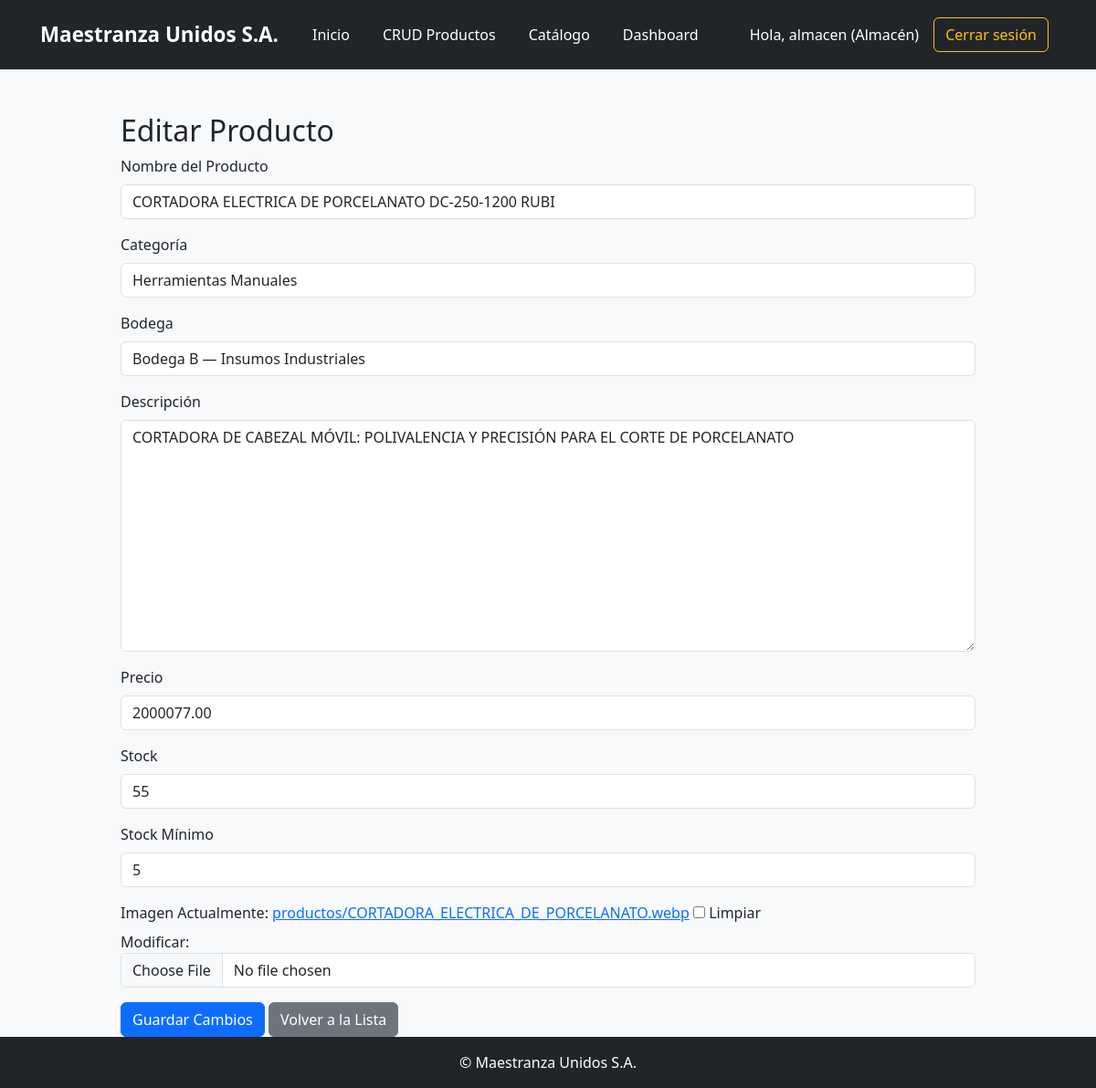
The page /productos/editar/22/ (signed in) on the database its author committed.
### inventario/models.py (models this page shows, shortened)
class Producto(models.Model):
    nombre = models.CharField(max_length=100)
    categoria = models.ForeignKey(
        CategoriaProducto,
        on_delete=models.SET_NULL,
        null=True,
        blank=True,
        related_name='productos'
    )
    descripcion = models.TextField(blank=True)
    precio = models.DecimalField(max_digits=10, decimal_places=2)
    imagen = models.ImageField(upload_to='productos/', null=True, blank=True)
    fecha_vencimiento = models.DateField(null=True, blank=True)
    stock = models.PositiveIntegerField(default=0)
    stock_minimo = models.PositiveIntegerField(default=1)
    serial_number = models.CharField(
        max_length=20,
        unique=True,
        editable=False,
        blank=True,
        help_text="Número de serie generado automáticamente"
    )
    bodega = models.ForeignKey(
        Bodega,
        on_delete=models.CASCADE,
        related_name='productos',
        null=True,
        blank=True
    )

### inventario/views.py (the view)
# urls.py: path('productos/editar/<int:producto_id>/', views.editar_producto, name='editar_producto'),
@login_required
@groups_required('Gestor de Inventario', 'Almacén')
def editar_producto(request, producto_id):
    producto = get_object_or_404(Producto, pk=producto_id)
    precio_anterior = producto.precio
    if request.method == 'POST':
        form = ProductoForm(request.POST, request.FILES, instance=producto)
        if form.is_valid():
            producto_actualizado = form.save()
            if producto_actualizado.precio != precio_anterior:
                rol = request.user.groups.first().name if request.user.groups.exists() else "Sin rol"
                HistorialPrecio.objects.create(
                    producto=producto_actualizado,
                    precio=producto_actualizado.precio,
                    usuario=request.user,
                    rol=rol
                )
            messages.success(request, "Producto modificado exitosamente.")
            return redirect('producto_crud')
    else:
        form = ProductoForm(instance=producto)
    return render(request, 'inventario/registro_producto.html', {
        'form': form,
        'editar': True,
        'producto': producto
    })

### inventario/forms.py (shortened to what this page needs)
class ProductoForm(forms.ModelForm):
    class Meta:
        model = Producto
        fields = '__all__'
        widgets = {
            'fecha_vencimiento': forms.DateInput(attrs={'type': 'date'}),
            'stock': forms.NumberInput(attrs={'min': 0}),
            'stock_minimo': forms.NumberInput(attrs={
                'min': 0,
                'readonly': 'readonly',
                'placeholder': '5'
            }),
            'categoria': forms.Select(),
            'bodega': forms.Select(),
        }
    def __init__(self, *args, **kwargs):
        super().__init__(*args, **kwargs)
        self.fields['stock_minimo'].initial = 5
        self.fields['stock_minimo'].disabled = True
        self.fields['categoria'].empty_label = "Seleccione una categoría"
        self.fields['bodega'].empty_label = "Seleccione una bodega"
        for name, field in self.fields.items():
            field.widget.attrs.setdefault('class', 'form-control')

### inventario/models.py (called while the page is built)
    def __str__(self):
        return self.nombre

    def __str__(self):
        return self.nombre

### inventario/views.py (called while the page is built)
def groups_required(*group_names):
    def check_groups(user):
        return user.is_authenticated and (
            user.groups.filter(name__in=group_names).exists() or user.groups.filter(name='Administrador').exists()
        )
    return user_passes_test(check_groups)

### inventario/templates/inventario/registro_producto.html (shortened to what this page needs)
{% extends 'inventario/base.html' %}
{% load static %}
{% block content %}
<div class="container mt-5">
  <h2>{% if editar %}Editar Producto{% else %}Registrar Producto{% endif %}</h2>
  <form method="post" enctype="multipart/form-data">
    <div class="mb-3">
      <label for="{{ form.nombre.id_for_label }}" class="form-label">Nombre del Producto</label>
      {{ form.nombre }}
    </div>
    <div class="mb-3">
      <label for="{{ form.categoria.id_for_label }}" class="form-label">Categoría</label>
      {{ form.categoria }}
    </div>
    <div class="mb-3">
      <label for="{{ form.bodega.id_for_label }}" class="form-label">Bodega</label>
      {{ form.bodega }}
    </div>
    <div class="mb-3">
      <label for="{{ form.descripcion.id_for_label }}" class="form-label">Descripción</label>
      {{ form.descripcion }}
    </div>
    <div class="mb-3">
      <label for="{{ form.precio.id_for_label }}" class="form-label">Precio</label>
      {{ form.precio }}
    </div>
    <div class="mb-3">
      <label for="{{ form.stock.id_for_label }}" class="form-label">Stock</label>
      {{ form.stock }}
    </div>
    <div class="mb-3">
      <label for="id_stock_minimo" class="form-label">Stock Mínimo</label>
      <input type="number" id="id_stock_minimo" name="stock_minimo" value="5" readonly class="form-control"
        placeholder="5">
    </div>
    <div class="mb-3">
      <label for="{{ form.imagen.id_for_label }}" class="form-label">Imagen</label>
      {{ form.imagen }}
    </div>
    <button type="submit" class="btn btn-primary">
      {% if editar %}Guardar Cambios{% else %}Guardar Producto{% endif %}
    </button>
    <a href="{% url 'producto_crud' %}" class="btn btn-secondary">
      {% if editar %}Volver a la Lista{% else %}Ver Productos{% endif %}
    </a>
  </form>
</div>
{% endblock %}

### inventario/templates/inventario/base.html (shortened to what this page needs)
{% load static %}
<!DOCTYPE html>
<html lang="es">
<head>
  <link href="https://cdn.jsdelivr.net/npm/bootstrap@5.3.3/dist/css/bootstrap.min.css" rel="stylesheet">
  <link rel="stylesheet" href="{% static 'inventario/css/style.css' %}">
</head>
<body class="{% if request.COOKIES.theme == 'dark' %}dark-mode{% endif %}">
<nav class="navbar navbar-expand-lg navbar-dark bg-dark">
  <div class="container-fluid">
    <a class="navbar-brand mx-auto" href="#">Maestranza Unidos S.A.</a>
    <div class="collapse navbar-collapse justify-content-center" id="navbarNav">
      <ul class="navbar-nav mx-auto">
        <li class="nav-item"><a class="nav-link" href="{% url 'index' %}">Inicio</a></li>
        {% if user.is_authenticated %}
            {% if user.groups.first.name == 'Administrador' %}
                <li class="nav-item"><a class="nav-link" href="{% url 'dashboard' %}">Dashboard</a></li>
                <li class="nav-item"><a class="nav-link" href="{% url 'usuarios_crud' %}">Usuarios</a></li>
                <li class="nav-item"><a class="nav-link" href="{% url 'producto_crud' %}">CRUD Productos</a></li>
                <li class="nav-item"><a class="nav-link" href="{% url 'registro_producto' %}">Registrar Producto</a></li>
                <li class="nav-item"><a class="nav-link" href="{% url 'tienda' %}">Catálogo</a></li>
            {% elif user.groups.first.name == 'Comprador' %}
                <li class="nav-item"><a class="nav-link" href="{% url 'tienda' %}">Catálogo</a></li>
                <li class="nav-item"><a class="nav-link" href="{% url 'dashboard' %}">Dashboard</a></li>
            {% elif user.groups.first.name == 'Almacén' %}
                <li class="nav-item"><a class="nav-link" href="{% url 'producto_crud' %}">CRUD Productos</a></li>
                <li class="nav-item"><a class="nav-link" href="{% url 'tienda' %}">Catálogo</a></li>
                <li class="nav-item"><a class="nav-link" href="{% url 'dashboard' %}">Dashboard</a></li>
            {% endif %}
        {% else %}
            <li class="nav-item"><a class="nav-link" href="{% url 'login' %}">Iniciar Sesión</a></li>
            <li class="nav-item"><a class="nav-link" href="{% url 'registro_usuario' %}">Registrarse</a></li>
            <li class="nav-item"><a class="nav-link" href="{% url 'olvidar_contra' %}">¿Olvidaste tu contraseña?</a></li>
        {% endif %}
      </ul>
      {% if user.is_authenticated %}
        <div class="d-flex align-items-center ms-auto">
          <span class="navbar-text me-3">
            Hola, {{ user.username }}
            {% if user.groups.first %}
              ({{ user.groups.first.name }})
            {% else %}
              (Sin rol)
            {% endif %}
          </span>
          <a href="{% url 'logout' %}" class="btn btn-outline-light me-2">Cerrar sesión</a>
        </div>
      {% endif %}
    </div>
  </div>
</nav>
<main class="main-content">
  {% block content %}{% endblock %}
</main>
<footer class="bg-dark text-white text-center py-3 mt-auto">
  © Maestranza Unidos S.A.
</footer>
</body>
</html>

### inventario/static/inventario/css/style.css (style rules this page uses)
body { background-color: #f8f9fa; font-family: 'Segoe UI', Tahoma, Geneva, Verdana, sans-serif; margin: 0; padding: 0; }
.navbar { padding: 1rem 2rem; }
.navbar-brand { font-weight: bold; font-size: 1.4rem; color: white !important; text-align: center; margin-right: auto; margin-left: auto; }
.navbar-nav { text-align: center; }
.navbar-nav .nav-item { margin: 0 10px; }
.navbar-nav .nav-link { color: #ffffff !important; font-weight: 500; transition: all 0.2s ease-in-out; }
.navbar-text { color: #ffffff; font-size: 1rem; }
.btn-outline-light { border-color: #ffc107; color: #ffc107; }
footer { background-color: #343a40; color: white; text-align: center; padding: 15px 0; margin-top: 50px; }
.container { max-width: 960px; }

### rows shown on the page
Producto: nombre "CORTADORA ELECTRICA DE PORCELANATO DC-250-1200 RUBI", categoria "Herramientas Manuales", bodega "Bodega B — Insumos Industriales", descripcion "CORTADORA DE CABEZAL MÓVIL: POLIVALENCIA Y PRECISIÓN PARA EL CORTE DE PORCELANATO", precio "2000077.00", stock "55"

### other values the page prints
{{ user.username }} "almacen"
{{ user.groups.first.name }} "Almacén"
